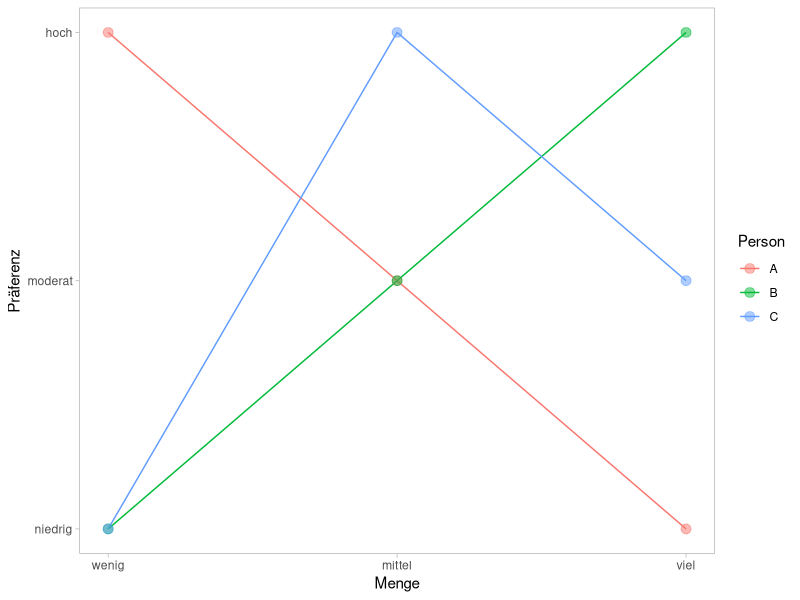
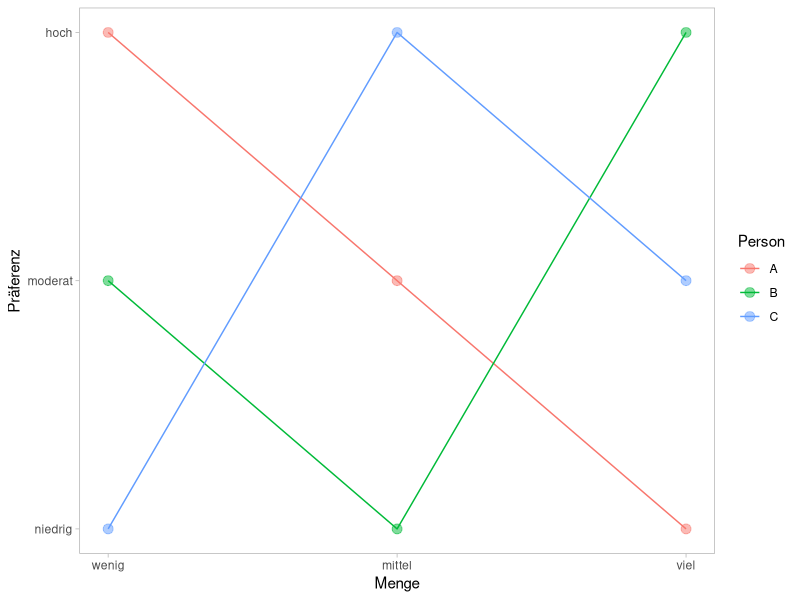
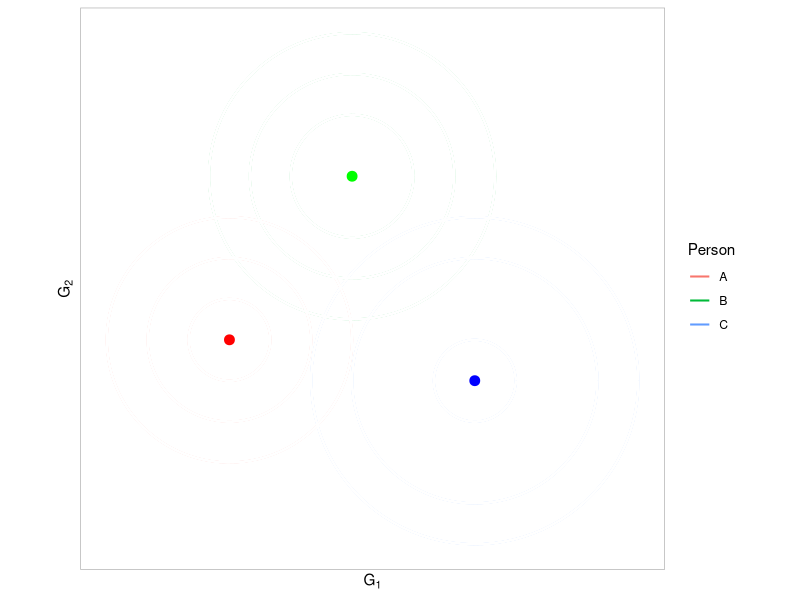
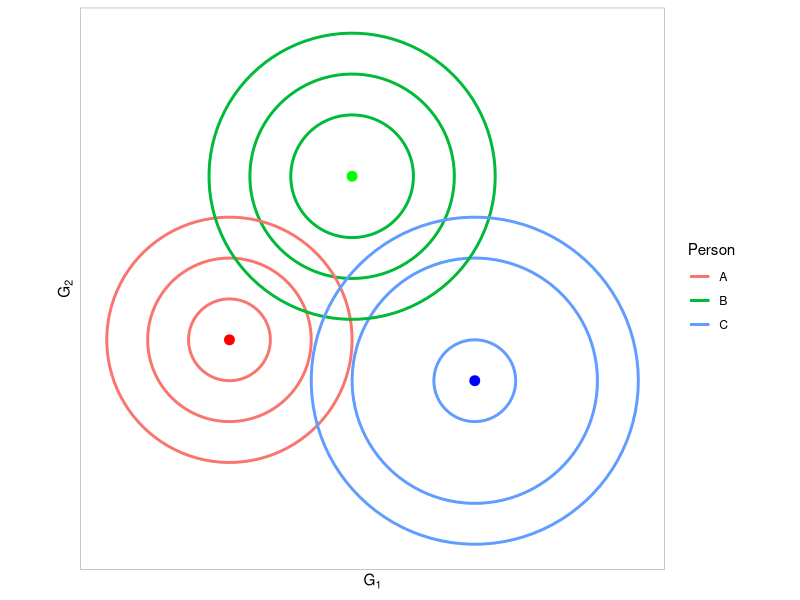
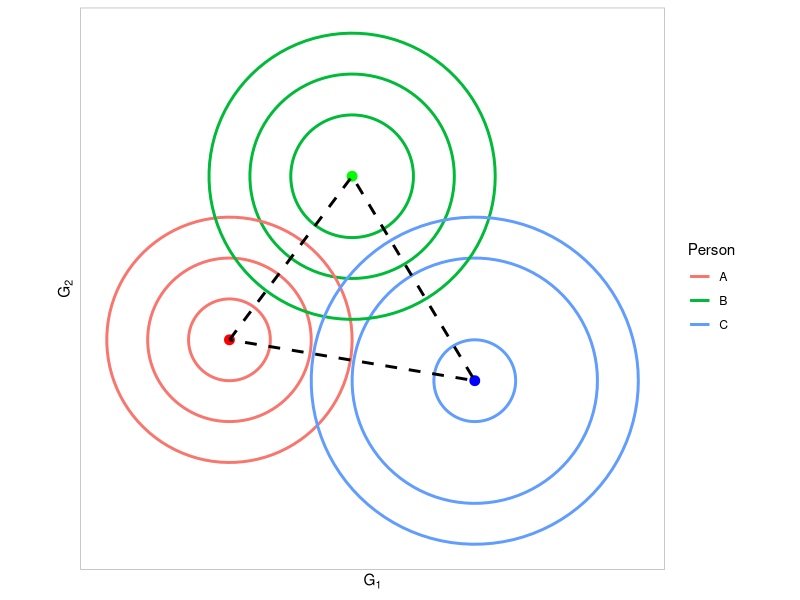

These charts were generated, in order, by the following R code:
## ---- chunk 1
#| warning: false
#| message: false
#| fig-cap: "Präferenzen von 3 Personen, alle eingipflig"

library(ggplot2)
# Condorcet-Paradoxon

## df

df <- data.frame(Person    = rep(c('A', 'B', 'C'), each=3),
                 Menge     = rep(c(1,2,3),              3),
                 Präferenz = c(3,2,1,
                               1,2,3,
                               1,3,2))

#head(df)


# Funktion definieren, damit der Plot für geänderte Daten repliziert werden kann
generiere_plot <- function(df) {
           ggplot(df, aes(Menge, Präferenz, color=Person))+
          geom_line()+
          geom_point(size=3, alpha=.5)+
          scale_x_continuous(breaks=c(1,2,3),
                             labels=c('wenig', 'mittel', 'viel'))+
          scale_y_continuous(breaks=c(1,2,3),
                             labels=c('niedrig', 'moderat', 'hoch'))+
          theme_light()+
          theme(panel.grid.major = element_blank(), panel.grid.minor = element_blank())
}

generiere_plot(df)
## ---- chunk 2
#| warning: false
#| message: false
#| fig-cap: "Präferenzen von 3 Personen, Präferenz von B mehrgipflig"

# Änderung einer Präferenzstruktur

df$`Präferenz`[4:5] <- c(2, 1) # Mehrgipflige Präferenz bei B

generiere_plot(df)

## ---- chunk 3
#| warning: false
#| message: false

library(knitr)

df <- data.frame(Wähler=c("A", "B", "C"),
                 `Projekt I` =c(5, -2, -2),
                 `Projekt II`=c(-2, 5, -2))

kable(df)

## ---- chunk 4
#| message: false
#| warning: false
#| fig-cap: "Drei Abstimmende mit drei Idealpunkten"

library(ggplot2)

# Zentren der Kreise mit center_id als Buchstaben
centers <- data.frame(
  x0 = c(2, 5, 8),
  y0 = c(4, 8, 3),
  center_id = c("A", "B", "C")
)

# Funktion, die für ein Zentrum beliebig viele Kreise (verschiedene Radien) erzeugt
make_circles <- function(center, radii, npoints = 100) {
  theta <- seq(0, 2 * pi, length.out = npoints)
  circles <- do.call(rbind, lapply(radii, function(r) {
    data.frame(
      x = center$x0 + r * cos(theta),
      y = center$y0 + r * sin(theta),
      center_id = center$center_id,
      radius = r
    )
  }))
  circles
}

# Jedem Zentrum zwei Kreise mit verschiedenen Radien zuordnen
all_circles <- do.call(rbind, Map(make_circles,
                                  split(centers, seq(nrow(centers))),
                                  list(c(1, 2, 3), c(1.5, 2.5, 3.5), c(1, 3, 4))))

# Zentren für ein geschlossenes Dreieck vorbereiten
centers_triangle <- rbind(centers, centers[1, ])

# Plot mit Kreisen, Mittelpunkten und geschlossenem Dreieck
p <- ggplot(all_circles, aes(x, y, group = interaction(center_id, radius), color = center_id)) +
 geom_path(linewidth = .7) +
 geom_path(linewidth = 1, color='white') +
  geom_point(data = centers, aes(x = x0, y = y0), color = c('red', 'green', 'blue'), size = 3, inherit.aes = FALSE) + # ok, nicht die reine Lehre...
 # geom_path(data = centers_triangle, aes(x = x0, y = y0),
 #           color = "black", linetype = "dashed", linewidth = 1, inherit.aes = FALSE) +
  scale_x_continuous(breaks=NULL)+
  scale_y_continuous(breaks=NULL)+
  coord_fixed() +
  theme_light() +
  labs(x=expression(G[1]),
       y=expression(G[2]),
color = "Person")

p
## ---- chunk 5
#| warning: false
#| message: false
#| fig-cap: "Kreisrunde Isonutzenlinien"

p <- p + geom_path(linewidth = 1)
p

## ---- chunk 6
#| message: false
#| warning: false
#| fig-cap: "Pareto-Menge"

p + geom_path(data = centers_triangle, aes(x = x0, y = y0),
           color = "black", linetype = "dashed", linewidth = 1, inherit.aes = FALSE)
## ---- chunk 7
#| message: false
#| warning: false

library(knitr)
library(tidyverse)
df <- data.frame(Wähler=c("A", "B", "C"),
                 I   =c(1, 1, 0),
                 II  =c(0, 0, 50),
                 III= c(1, 0, 1),
                 IV=  c(0, 50, 0)) %>% 
      mutate(I_u_III=I+III,
             II_u_IV=II+IV)

kable(df)

